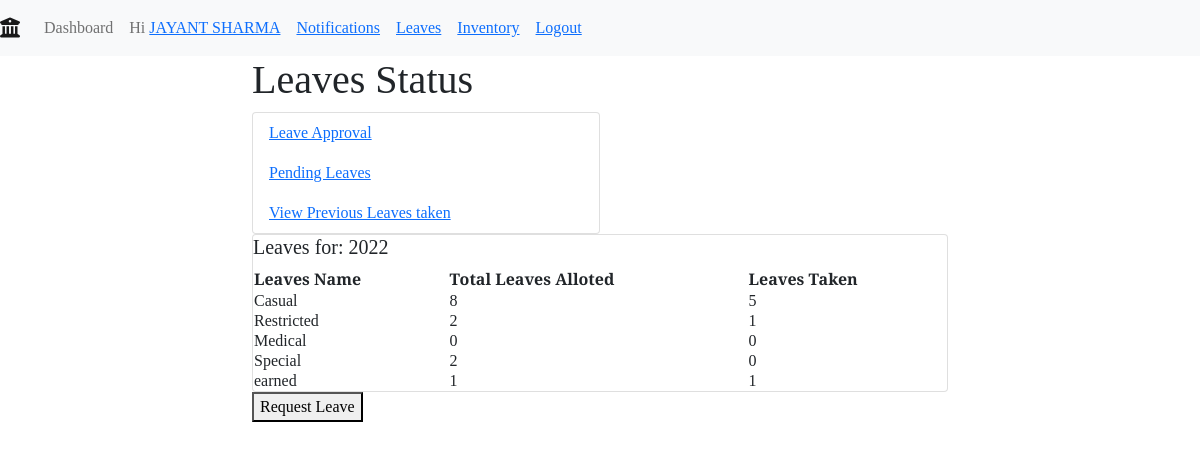
/profile/leaves/ (signed in), run on an earlier commit of the app's database.
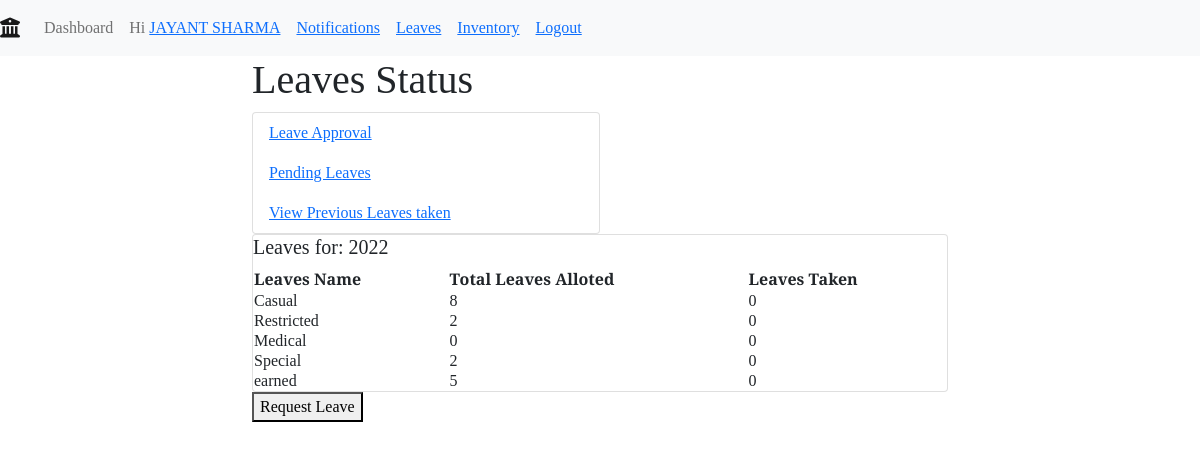
And on a later commit of the database.
### main/models.py (models this page shows, shortened)
class UserLeavesTaken(models.Model):
    staff=models.ForeignKey('Staff',on_delete=CASCADE)
    leave_taken = models.ForeignKey('TotalLeaves',on_delete=CASCADE)
    count=models.IntegerField(default=0)

class TotalLeaves(models.Model):
    LeaveName = models.CharField(max_length=100, blank=True)
    count = models.IntegerField(default=0)
    year = models.IntegerField(default=2021)

### main/views.py (the view)
# urls.py: path('profile/leaves/', views.userLeaves, name="userLeaves"),
@login_required
def userLeaves(request):
	staff = Staff.objects.get(user_obj=request.user)
	year = datetime.datetime.now().year
	leavesThisYear = TotalLeaves.objects.filter(year=year).all()
	userLeavesTaken = UserLeavesTaken.objects.filter(staff=staff)
	context = {
		"staff":staff,
		"totalLeaves" : leavesThisYear,
		"year": year,
		"userLeavesTaken":userLeavesTaken,
	}
	return render(request, "leaves/leaves.html", context)

### templates/leaves/leaves.html
{% extends 'base.html' %}
{% load static %}
{% block body %}
{% include 'navbar.html' with staff=staff %}
<div class = "wrapper">
    <div class = "leaves container">
        <h1>Leaves Status</h1>
        <div class="card w-50 flex">
            <div  class="nav-link nav_text">
                <a href="{% url 'main:approveLeaves' %}">Leave Approval</a>
            </div>
            <div  class="nav-link nav_text">
                <a href="{% url 'main:checkLeaveStatus' %}">Pending Leaves</a>
            </div>
            <div  class="nav-link nav_text">
                <a href="{% url 'main:viewprevleaves' %}">View Previous Leaves taken</a>
            </div>
        </div>
        <div class = "tables-leaves card">
            <table>
                <h5>Leaves for: {{year}}</h5>
                <thead class="thead-dark">
                    <th>Leaves Name</th>
                    <th>Total Leaves Alloted</th>
                    <th>Leaves Taken</th>
                </thead>
                <tbody>
                    {% for leave in userLeavesTaken %}
                    <tr>
                        <td>{{leave.leave_taken.LeaveName}}</td>
                        <td> {{leave.leave_taken.count}}</td>
                        <td> {{leave.count}}</td>
                    </tr>
                    {% endfor %}
                </tbody>
            </table>
        </div>
        <div class = "request-leave-button">
            <a href="{% url 'main:requestleave' %}"><button class="leave-submitButton" type="submit">Request Leave </button></a>
        </div>
    </div>
</div>
{% endblock body %}

What changed in the data, as far as the page shows it:
changed UserLeavesTaken "Casual": count "5" → "0"
changed UserLeavesTaken "Restricted": count "1" → "0"
changed UserLeavesTaken "earned": leave_taken.count "1" → "5"; count "1" → "0"
